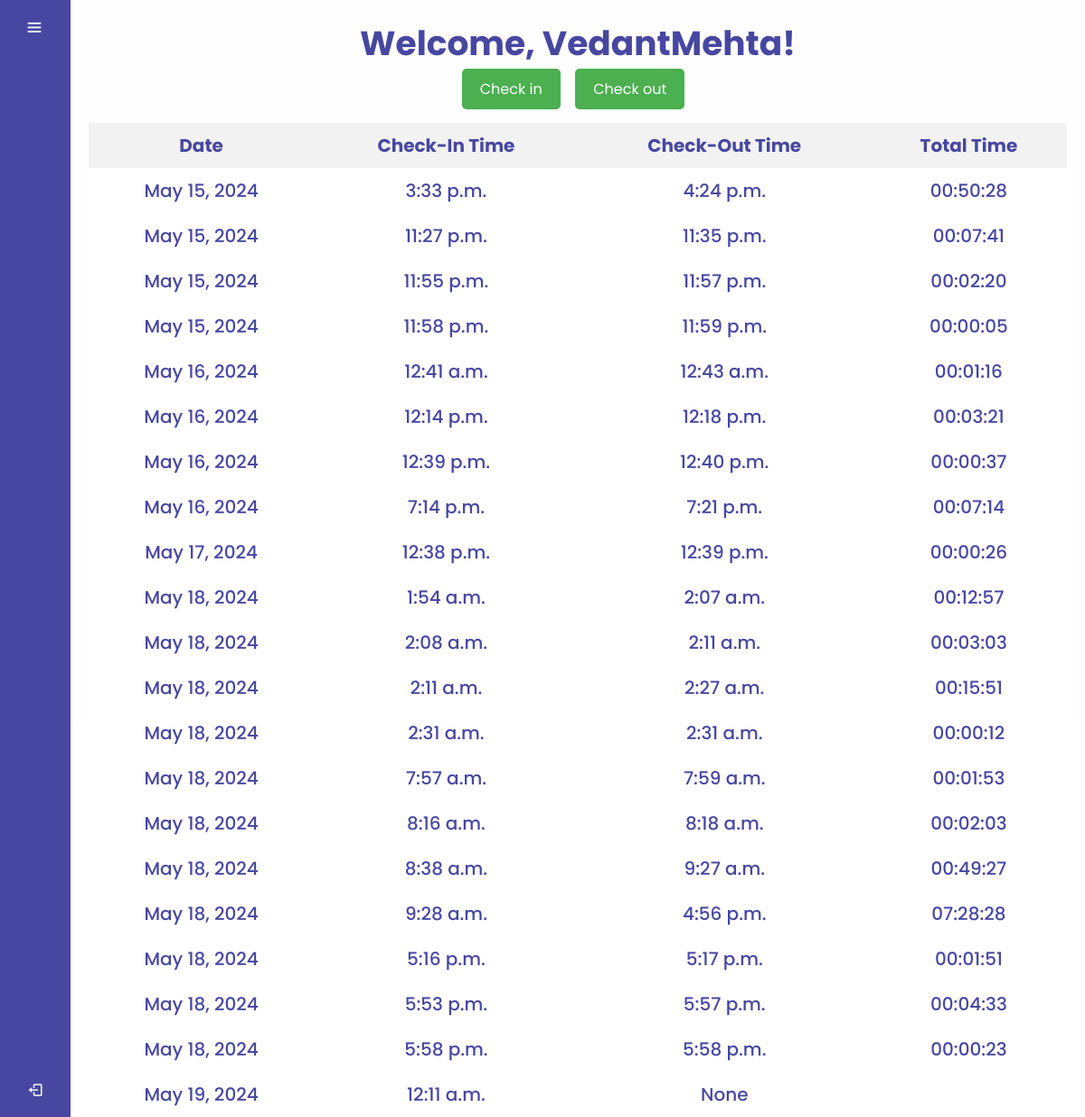
The app's page /timesheet (signed in) with its own data.
### emp_engagement/models.py (models this page shows, shortened)
class TimeSheetData(models.Model):
    username = models.CharField(max_length=30)
    date = models.DateField(auto_now_add=True)
    check_in_time = models.TimeField(null=True,blank=True)
    check_out_time = models.TimeField(null=True,blank=True)
    total_time = models.CharField(max_length=8, default='')

### emp_engagement/decorators.py (the view)
    def wrapped_view(request,*args, **kwargs):
        try:
            if 'username' in request.session.keys():
                return view_func(request,*args, **kwargs)
            else:
                return redirect('/login')
        except:
            return redirect('/login')

### emp_engagement/views.py (called while the page is built, shortened)
@login_access_only
def timesheet(request):
    timezone.activate("Asia/Kolkata")
    display_name= request.session.get('display_name')
    position = request.session.get('position')
    profile_pic_url = request.session.get('profile_pic_url')
    menu_list= request.session.get('menu_list')
    timesheet_data = TimeSheetData.objects.filter(username=request.session.get('username'))
    return render(request,'timesheet.html',{'display_name': display_name, 'position':position, 'profile_pic_url':profile_pic_url,'timesheet_data': timesheet_data, 'menu_list': menu_list})

### templates/timesheet.html (shortened to what this page needs)
{% extends "index.html" %}
{% block css %}
{% load static %}
<link rel="stylesheet" href="{% static "css/timesheet.css" %}">
{% endblock css %}
{% block section %}
<div class="container">
  <center>
  <h1>Welcome, {{ display_name }}!</h1>
  <form method="post" action="/timesheet">
    <button type="submit" name="check_in">Check in</button>
    <button type="submit" name="check_out">Check out</button>
  </form>
  </center>
  <table id="checkInOutTable">
    <thead>
      <tr>
        <th>Date</th>
        <th>Check-In Time</th>
        <th>Check-Out Time</th>
        <th>Total Time</th>
      </tr>
    </thead>
    <tbody id="tableBody">
      {% for entry in timesheet_data %}
      <tr>
        <td>{{ entry.date }}</td>
        <td>{{ entry.check_in_time }}</td>
        <td>{{ entry.check_out_time }}</td>
        <td>{{ entry.total_time }}</td>
      </tr>
      {% endfor %}
    </tbody>
  </table>
</div>
{% endblock section %}

### static/css/index.css (style rules this page uses)
* { margin: 0; padding: 0; box-sizing: border-box; font-family: "Poppins", sans-serif; }
:root { --primary-color: #4747a1; --secondary-color:#f4f7fe; }

### static/css/timesheet.css (style rules this page uses)
body { font-family: Arial, sans-serif; margin: 0; padding: 0; }
.container { height: 100vh; background-color: rgba(255, 255, 255, 0.9); padding: 20px; }
table { width: 100%; border-collapse: separate; border-spacing: 0; background-color: rgba(255, 255, 255, 0.8); border-radius: 10px; overflow-y: auto; max-height: calc(100vh - 150px); }
th, td { padding: 10px; text-align: center; font-size: 20px; }
th { background-color: #f2f2f2; }
button { padding: 10px 20px; font-size: 16px; cursor: pointer; background-color: #4CAF50; color: white; border: none; border-radius: 5px; margin-right: 10px; }
form { padding-bottom: 15px; }

### records on screen
TimeSheetData: date "May 15, 2024", check_in_time "3:33 p.m.", check_out_time "4:24 p.m.", total_time "00:50:28"
TimeSheetData: date "May 15, 2024", check_in_time "11:27 p.m.", check_out_time "11:35 p.m.", total_time "00:07:41"
TimeSheetData: date "May 15, 2024", check_in_time "11:55 p.m.", check_out_time "11:57 p.m.", total_time "00:02:20"
TimeSheetData: date "May 15, 2024", check_in_time "11:58 p.m.", check_out_time "11:59 p.m.", total_time "00:00:05"
TimeSheetData: date "May 16, 2024", check_in_time "12:41 a.m.", check_out_time "12:43 a.m.", total_time "00:01:16"
TimeSheetData: date "May 16, 2024", check_in_time "12:14 p.m.", check_out_time "12:18 p.m.", total_time "00:03:21"
TimeSheetData: date "May 16, 2024", check_in_time "12:39 p.m.", check_out_time "12:40 p.m.", total_time "00:00:37"
TimeSheetData: date "May 16, 2024", check_in_time "7:14 p.m.", check_out_time "7:21 p.m.", total_time "00:07:14"
TimeSheetData: date "May 17, 2024", check_in_time "12:38 p.m.", check_out_time "12:39 p.m.", total_time "00:00:26"
TimeSheetData: date "May 18, 2024", check_in_time "1:54 a.m.", check_out_time "2:07 a.m.", total_time "00:12:57"
TimeSheetData: date "May 18, 2024", check_in_time "2:08 a.m.", check_out_time "2:11 a.m.", total_time "00:03:03"
TimeSheetData: date "May 18, 2024", check_in_time "2:11 a.m.", check_out_time "2:27 a.m.", total_time "00:15:51"
TimeSheetData: date "May 18, 2024", check_in_time "2:31 a.m.", check_out_time "2:31 a.m.", total_time "00:00:12"
TimeSheetData: date "May 18, 2024", check_in_time "7:57 a.m.", check_out_time "7:59 a.m.", total_time "00:01:53"
TimeSheetData: date "May 18, 2024", check_in_time "8:16 a.m.", check_out_time "8:18 a.m.", total_time "00:02:03"
TimeSheetData: date "May 18, 2024", check_in_time "8:38 a.m.", check_out_time "9:27 a.m.", total_time "00:49:27"
TimeSheetData: date "May 18, 2024", check_in_time "9:28 a.m.", check_out_time "4:56 p.m.", total_time "07:28:28"
TimeSheetData: date "May 18, 2024", check_in_time "5:16 p.m.", check_out_time "5:17 p.m.", total_time "00:01:51"
TimeSheetData: date "May 18, 2024", check_in_time "5:53 p.m.", check_out_time "5:57 p.m.", total_time "00:04:33"
TimeSheetData: date "May 18, 2024", check_in_time "5:58 p.m.", check_out_time "5:58 p.m.", total_time "00:00:23"
TimeSheetData: date "May 19, 2024", check_in_time "12:11 a.m.", check_out_time "None"

### other values on screen
{{ display_name }} "VedantMehta"
